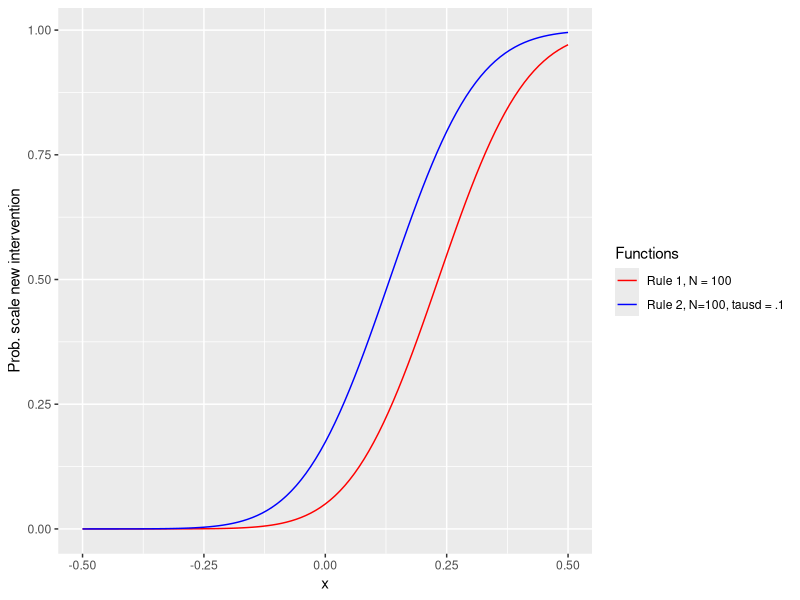
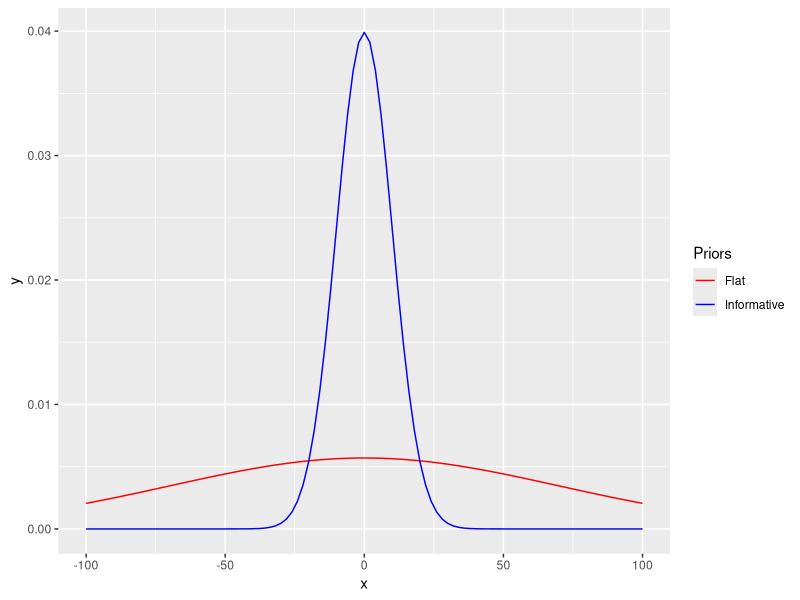
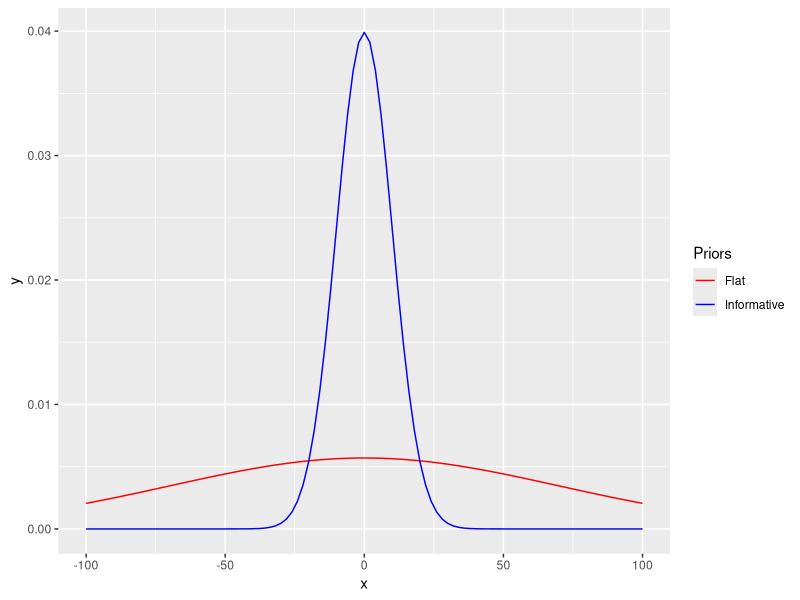

The R script that drew these images, in order: (Note: this script raises an error after producing the figures.)
## ---- chunk 1
library(tidyverse)
library(ggplot2)
output_dir <- "C:/Users/dougj/Documents/Bayes stuff/Output"
## ---- chunk 2

p1_reject <- function(deltasd, N, alpha = .05) {
  se <- (2/N)^.5
  prob <- 1-pnorm((qnorm(1-alpha)*se-deltasd)/se)
  return(prob)
}

p2_reject <- function(deltasd, N, tausd, alpha = .05) {
  se <- (2/N)^.5
  prob <- 1-pnorm((qnorm(1-alpha)*se-deltasd-tausd)/se)
  return(prob)
}


# test the probabilty is alpha if delta = 0
p1_reject(0, 100)

## ---- chunk 3
p <- ggplot(data = data.frame(x = 0), mapping = aes(x = x))
fun.1 <- function(x) p1_reject(x, 100)
fun.2 <- function(x) p2_reject(x, 100, .1)
p + stat_function(fun = fun.1, aes(color = "Rule 1, N = 100")) + 
  stat_function(fun = fun.2, aes(color = "Rule 2, N=100, tausd = .1")) + 
  scale_color_manual(name = "Functions", values = c("red","blue")) +
  scale_x_continuous("True effect size in standard deviations") + 
  scale_y_continuous("Prob. scale new intervention")+
  xlim(-.5,.5)

    
## ---- chunk 4
fvi <- p + stat_function(fun = dnorm, args = list(sd = 70), aes(color = "Flat")) + 
  stat_function(fun = dnorm,  args = list(sd = 10), aes(color = "Informative")) + 
  scale_color_manual(name = "Priors", values = c("red","blue")) +
  xlim(-100,100)
fvi
ggsave(file.path(graph_dir, "flat_v_informative.png"),fvi)
